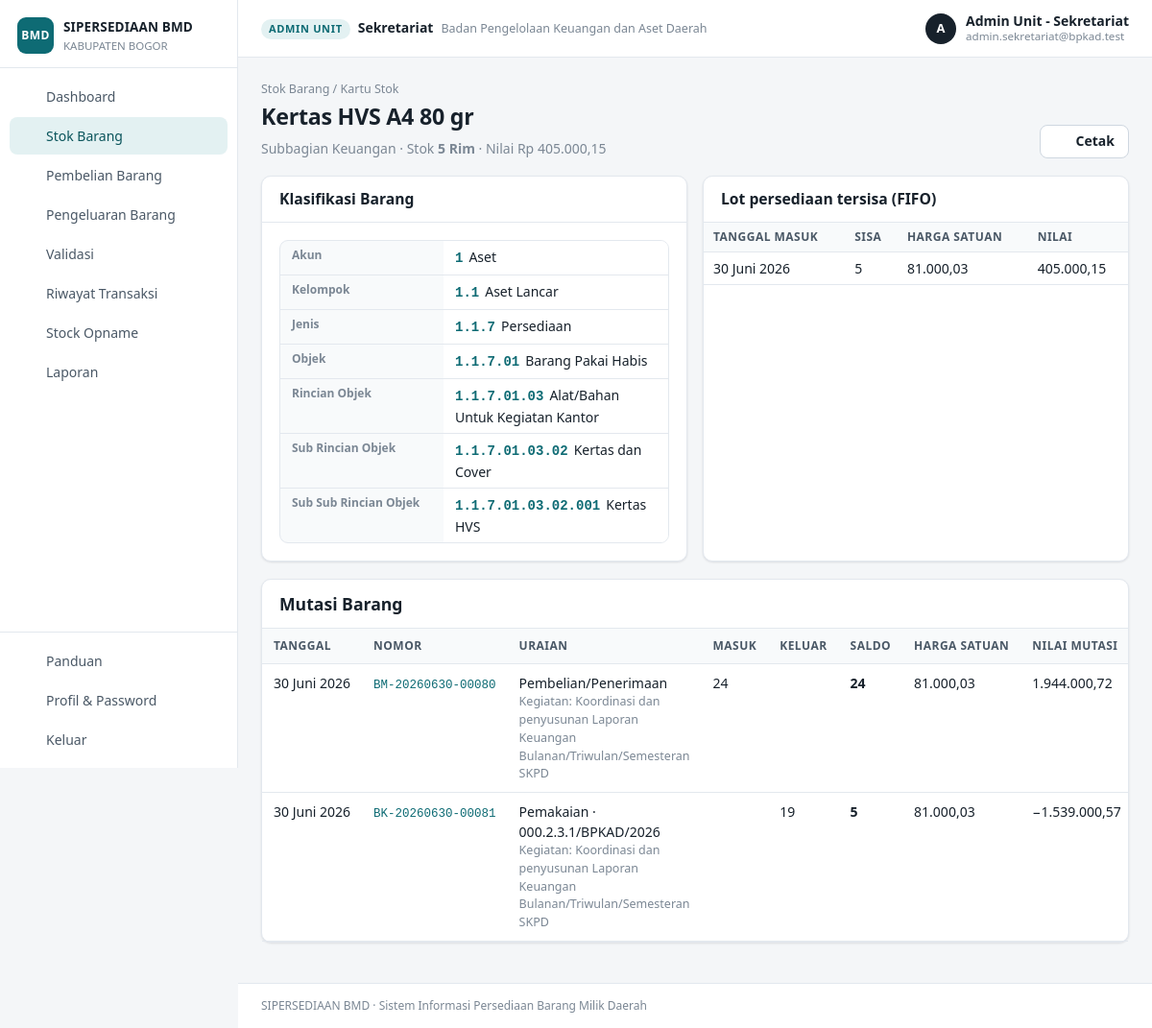
Page /index.php?page=kartu&id=571 (signed in) on the committed database.
### tables this page shows
CREATE TABLE users (
  id          INT UNSIGNED NOT NULL AUTO_INCREMENT PRIMARY KEY,
  nama        VARCHAR(150) NOT NULL,
  nip         VARCHAR(30)  NULL,
  email       VARCHAR(150) NULL,
  password    VARCHAR(255) NULL,
  role        ENUM('superadmin','admin_skpd','admin','operator') NOT NULL,
  skpd_id     INT UNSIGNED NULL,
  unit_id     INT UNSIGNED NULL,
  slot        TINYINT UNSIGNED NOT NULL DEFAULT 1,
  is_active   TINYINT(1) NOT NULL DEFAULT 0,
  last_login  DATETIME NULL,
  created_at  DATETIME NOT NULL DEFAULT CURRENT_TIMESTAMP,
  updated_at  DATETIME NULL ON UPDATE CURRENT_TIMESTAMP,
  UNIQUE KEY uk_email (email),
  KEY idx_skpd (skpd_id),
  KEY idx_unit (unit_id),
  CONSTRAINT fk_user_skpd FOREIGN KEY (skpd_id) REFERENCES skpd(id)       ON DELETE CASCADE,
  CONSTRAINT fk_user_unit FOREIGN KEY (unit_id) REFERENCES unit_kerja(id) ON DELETE CASCADE
);

CREATE TABLE unit_kerja (
  id          INT UNSIGNED NOT NULL AUTO_INCREMENT PRIMARY KEY,
  skpd_id     INT UNSIGNED NOT NULL,
  parent_id   INT UNSIGNED NULL,
  level       ENUM('unit','subunit') NOT NULL,
  kode        VARCHAR(30)  NULL,
  nama        VARCHAR(200) NOT NULL,
  lokasi      VARCHAR(255) NULL,
  pic         VARCHAR(150) NULL,
  email       VARCHAR(150) NULL,
  telp        VARCHAR(50)  NULL,
  created_at  DATETIME NOT NULL DEFAULT CURRENT_TIMESTAMP,
  updated_at  DATETIME NULL ON UPDATE CURRENT_TIMESTAMP,
  KEY idx_skpd (skpd_id),
  KEY idx_parent (parent_id),
  CONSTRAINT fk_unit_skpd   FOREIGN KEY (skpd_id)   REFERENCES skpd(id)       ON DELETE CASCADE,
  CONSTRAINT fk_unit_parent FOREIGN KEY (parent_id) REFERENCES unit_kerja(id) ON DELETE CASCADE
);

CREATE TABLE barang (
  id              INT UNSIGNED NOT NULL AUTO_INCREMENT PRIMARY KEY,
  unit_id         INT UNSIGNED NOT NULL,
  kode_barang_id  INT UNSIGNED NOT NULL,
  nama_barang     VARCHAR(255) NOT NULL,
  satuan          VARCHAR(50)  NOT NULL,
  stok            DECIMAL(15,2) NOT NULL DEFAULT 0,
  nilai           DECIMAL(20,2) NOT NULL DEFAULT 0,
  created_at      DATETIME NOT NULL DEFAULT CURRENT_TIMESTAMP,
  updated_at      DATETIME NULL ON UPDATE CURRENT_TIMESTAMP,
  KEY idx_unit_kode (unit_id, kode_barang_id),
  KEY idx_nama (nama_barang(100)),
  CONSTRAINT fk_barang_unit FOREIGN KEY (unit_id)        REFERENCES unit_kerja(id)  ON DELETE RESTRICT,
  CONSTRAINT fk_barang_kode FOREIGN KEY (kode_barang_id) REFERENCES kode_barang(id) ON DELETE RESTRICT
);

CREATE TABLE kode_barang (
  id         INT UNSIGNED NOT NULL AUTO_INCREMENT PRIMARY KEY,
  parent_id  INT UNSIGNED NULL,
  level      TINYINT UNSIGNED NOT NULL,
  kode       VARCHAR(30)  NOT NULL,
  uraian     VARCHAR(255) NOT NULL,
  is_active  TINYINT(1)   NOT NULL DEFAULT 1,
  UNIQUE KEY uk_kode (kode),
  KEY idx_parent (parent_id),
  KEY idx_level (level),
  CONSTRAINT fk_kode_parent FOREIGN KEY (parent_id) REFERENCES kode_barang(id)
    ON UPDATE CASCADE ON DELETE RESTRICT
);

CREATE TABLE stok_lot (
  id            INT UNSIGNED NOT NULL AUTO_INCREMENT PRIMARY KEY,
  barang_id     INT UNSIGNED NOT NULL,
  detail_id     INT UNSIGNED NOT NULL,
  tanggal       DATE NOT NULL,
  qty_masuk     DECIMAL(15,2) NOT NULL,
  qty_sisa      DECIMAL(15,2) NOT NULL,
  harga_satuan  DECIMAL(18,2) NOT NULL,
  KEY idx_fifo (barang_id, qty_sisa, tanggal),
  CONSTRAINT fk_lot_barang FOREIGN KEY (barang_id) REFERENCES barang(id)           ON DELETE RESTRICT,
  CONSTRAINT fk_lot_detail FOREIGN KEY (detail_id) REFERENCES transaksi_detail(id) ON DELETE RESTRICT
);

CREATE TABLE transaksi_detail (
  id              INT UNSIGNED NOT NULL AUTO_INCREMENT PRIMARY KEY,
  transaksi_id    INT UNSIGNED NOT NULL,
  barang_id       INT UNSIGNED NULL,
  kode_barang_id  INT UNSIGNED NOT NULL,
  nama_barang     VARCHAR(255) NOT NULL,
  satuan          VARCHAR(50)  NOT NULL,
  jumlah          DECIMAL(15,2) NOT NULL,
  harga_satuan    DECIMAL(18,2) NOT NULL DEFAULT 0,
  nilai           DECIMAL(20,2) NOT NULL DEFAULT 0,
  dokumen_file    VARCHAR(255) NULL,
  dokumen_nama    VARCHAR(255) NULL,
  keterangan      VARCHAR(255) NULL,
  KEY idx_trx (transaksi_id),
  KEY idx_barang (barang_id),
  CONSTRAINT fk_det_trx    FOREIGN KEY (transaksi_id)   REFERENCES transaksi(id)   ON DELETE CASCADE,
  CONSTRAINT fk_det_barang FOREIGN KEY (barang_id)      REFERENCES barang(id)      ON DELETE RESTRICT,
  CONSTRAINT fk_det_kode   FOREIGN KEY (kode_barang_id) REFERENCES kode_barang(id) ON DELETE RESTRICT
);

CREATE TABLE transaksi (
  id                INT UNSIGNED NOT NULL AUTO_INCREMENT PRIMARY KEY,
  jenis             ENUM('masuk','keluar') NOT NULL,
  sumber            ENUM('input','import','saldo_awal','stock_opname') NOT NULL DEFAULT 'input',
  unit_id           INT UNSIGNED NOT NULL,
  nomor             VARCHAR(40)  NULL,
  tanggal           DATE NOT NULL,
  no_dokumen        VARCHAR(150) NULL,
  keterangan        TEXT NULL,
  dokumen_file      VARCHAR(255) NULL,
  dokumen_nama      VARCHAR(255) NULL,
  status            ENUM('draft','menunggu','disetujui','ditolak') NOT NULL DEFAULT 'draft',
  created_by        INT UNSIGNED NOT NULL,
  created_at        DATETIME NOT NULL DEFAULT CURRENT_TIMESTAMP,
  submitted_at      DATETIME NULL,
  validated_by      INT UNSIGNED NULL,
  validated_at      DATETIME NULL,
  catatan_validasi  TEXT NULL,
  KEY idx_unit_status (unit_id, status, tanggal),
  KEY idx_creator (created_by, status),
  CONSTRAINT fk_trx_unit FOREIGN KEY (unit_id) REFERENCES unit_kerja(id) ON DELETE RESTRICT
);

### pages/kartu.php (the view, shortened to what the rows shown need)
<?php
$id = input_int('id');
$b = row('SELECT b.*, uk.nama AS unit_nama FROM barang b JOIN unit_kerja uk ON uk.id=b.unit_id WHERE b.id=?', [$id]);
$hier = kode_hierarki($b['kode_barang_id']);
$mut = rows("SELECT t.id AS tid, t.nomor, t.tanggal, t.jenis, t.no_dokumen, t.sumber, d.jumlah, d.harga_satuan, d.nilai, d.keterangan
             FROM transaksi_detail d JOIN transaksi t ON t.id=d.transaksi_id
             WHERE d.barang_id=? AND t.status='disetujui'
             ORDER BY t.tanggal, FIELD(t.jenis,'masuk','keluar'), t.id, d.id", [$id]);
$lots = rows('SELECT * FROM stok_lot WHERE barang_id=? AND qty_sisa>0 ORDER BY tanggal, id', [$id]);
include BASE_PATH . '/views/header.php';
?>
<div class="page-head">
  <div>
    <div class="breadcrumb"><a href="<?= e(url('stok', ['unit' => $b['unit_id']])) ?>">Stok Barang</a> / Kartu Stok</div>
    <h1><?= e($b['nama_barang']) ?></h1>
    <p><?= e($b['unit_nama']) ?> · Stok <b><?= angka($b['stok']) ?> <?= e($b['satuan']) ?></b> · Nilai Rp <?= rupiah($b['nilai']) ?></p>
  </div>
</div>
<div class="grid grid-2">
  <div class="card"><div class="card-head"><h3>Klasifikasi Barang</h3></div><div class="card-body">
    <div class="hier"><?php foreach ($hier as $lv => $k): ?><div class="hl"><?= e(level_nama($lv)) ?></div><div class="hv"><b><?= e($k['kode']) ?></b><?= e(judul($k['uraian'])) ?></div><?php endforeach; ?></div>
  </div></div>
  <div class="card"><div class="card-head"><h3>Lot persediaan tersisa (FIFO)</h3></div><div class="card-body tight">
    <table class="tbl compact"><thead><tr><th>Tanggal Masuk</th><th class="num">Sisa</th><th class="num">Harga Satuan</th><th class="num">Nilai</th></tr></thead><tbody>
    <?php foreach ($lots as $l): ?><tr><td><?= tgl_indo($l['tanggal']) ?></td><td class="num"><?= angka($l['qty_sisa']) ?></td><td class="num"><?= rupiah($l['harga_satuan']) ?></td><td class="num"><?= rupiah($l['qty_sisa'] * $l['harga_satuan']) ?></td></tr><?php endforeach; ?>
    </tbody></table>
  </div></div>
</div>
<div class="card">
  <div class="card-head"><h2>Mutasi Barang</h2></div>
  <div class="card-body tight table-wrap">
    <table class="tbl">
      <thead><tr><th>Tanggal</th><th>Nomor</th><th>Uraian</th><th class="num">Masuk</th><th class="num">Keluar</th><th class="num">Saldo</th><th class="num">Harga Satuan</th><th class="num">Nilai Mutasi</th><th class="num">Nilai Saldo</th></tr></thead>
      <tbody>
      <?php $sq = 0; $sv = 0; foreach ($mut as $m):
          $in = $m['jenis'] === 'masuk';
          $sq += $in ? $m['jumlah'] : -$m['jumlah'];
          $sv += $in ? $m['nilai'] : -$m['nilai']; ?>
        <tr>
          <td class="nowrap"><?= tgl_indo($m['tanggal']) ?></td>
          <td><a class="mono" href="<?= e(url('transaksi_detail', ['id' => $m['tid']])) ?>"><?= e($m['nomor']) ?></a></td>
          <td><?= $m['sumber'] === 'saldo_awal' ? 'Saldo awal' : ($in ? 'Pembelian/Penerimaan' : 'Pemakaian') ?><?= $m['no_dokumen'] ? ' · ' . e($m['no_dokumen']) : '' ?><?= $m['keterangan'] ? '<div class="small muted">' . e($m['keterangan']) . '</div>' : '' ?></td>
          <td class="num"><?= $in ? angka($m['jumlah']) : '' ?></td>
          <td class="num"><?= !$in ? angka($m['jumlah']) : '' ?></td>
          <td class="num"><b><?= angka($sq) ?></b></td>
          <td class="num"><?= rupiah($m['harga_satuan']) ?></td>
          <td class="num"><?= ($in ? '' : '−') . rupiah($m['nilai']) ?></td>
        </tr>
      <?php endforeach; ?>
      </tbody>
    </table>
  </div>
</div>
<?php include BASE_PATH . '/views/footer.php'; ?>

### views/header.php (shortened to what the rows shown need)
<?php
$u = user();
$scopeLabel = $u['role'] === 'superadmin' ? 'Seluruh SKPD' : ($u['role'] === 'admin_skpd' ? $u['skpd_nama'] : $u['unit_nama']);
?><!doctype html>
<html lang="id">
<head>
<link rel="stylesheet" href="assets/app.css?v=3">
</head>
<body>
<div class="layout">
  <div class="main">
    <header class="topbar">
      <div class="scope">
        <span class="scope-label"><?= e(role_label($u['role'], $u['unit_level'])) ?></span>
        <span class="scope-name"><?= e($scopeLabel) ?></span>
        <?php if ($u['role'] !== 'superadmin' && $u['role'] !== 'admin_skpd'): ?><span class="scope-skpd"><?= e($u['skpd_nama']) ?></span><?php endif; ?>
      </div>
      <div class="who">
        <div class="avatar"><?= e(mb_strtoupper(mb_substr($u['nama'], 0, 1))) ?></div>
        <div class="who-text"><b><?= e($u['nama']) ?></b><small><?= e($u['email']) ?></small></div>
      </div>
    </header>
    <main class="content">

### rows in the picture
users: role.level "ADMIN UNIT", unit.nama "Sekretariat", nama "A", nama "Admin Unit - Sekretariat", email "admin.sekretariat@bpkad.test"
barang: nama_barang "Kertas HVS A4 80 gr", unit.nama "Subbagian Keuangan", stok "5", satuan "Rim", nilai "405.000,15"
kode_barang: lv "Akun", kode "1", uraian "Aset"
kode_barang: lv "Kelompok", kode "1.1", uraian "Aset Lancar"
kode_barang: lv "Jenis", kode "1.1.7", uraian "Persediaan"
kode_barang: lv "Objek", kode "1.1.7.01", uraian "Barang Pakai Habis"
kode_barang: lv "Rincian Objek", kode "1.1.7.01.03", uraian "Alat/Bahan Untuk Kegiatan Kantor"
kode_barang: lv "Sub Rincian Objek", kode "1.1.7.01.03.02", uraian "Kertas dan Cover"
kode_barang: lv "Sub Sub Rincian Objek", kode "1.1.7.01.03.02.001", uraian "Kertas HVS"
stok_lot: tanggal "30 Juni 2026", qty_sisa "5", harga_satuan "81.000,03", rupiah($l['qty_sisa'] * $l['harga_satuan']) "405.000,15"
transaksi_detail: transaksi.tanggal "30 Juni 2026", transaksi.nomor "BM-20260630-00080", shows "Pembelian/Penerimaan", keterangan "Kegiatan: Koordinasi dan penyusunan Laporan Keuangan Bulanan/Triwulan/Semesteran SKPD", jumlah "24", sq "24", harga_satuan "81.000,03", nilai "1.944.000,72"
transaksi_detail: transaksi.tanggal "30 Juni 2026", transaksi.nomor "BK-20260630-00081", shows "Pemakaian", transaksi.no_dokumen "000.2.3.1/BPKAD/2026", keterangan "Kegiatan: Koordinasi dan penyusunan Laporan Keuangan Bulanan/Triwulan/Semesteran SKPD", jumlah "19", sq "5", harga_satuan "81.000,03", nilai "1.539.000,57"

### other values in the picture
APP_NAME "SIPERSEDIAAN BMD"
setting('nama_pemda', 'Pemerintah Daerah') "KABUPATEN BOGOR"
$m[1] "Dashboard"
$m[1] "Stok Barang"
$m[1] "Pembelian Barang"
$m[1] "Pengeluaran Barang"
$m[1] "Validasi"
$m[1] "Riwayat Transaksi"
$m[1] "Stock Opname"
$m[1] "Laporan"
$u['skpd_nama'] "Badan Pengelolaan Keuangan dan Aset Daerah"
APP_DESC "Sistem Informasi Persediaan Barang Milik Daerah"
